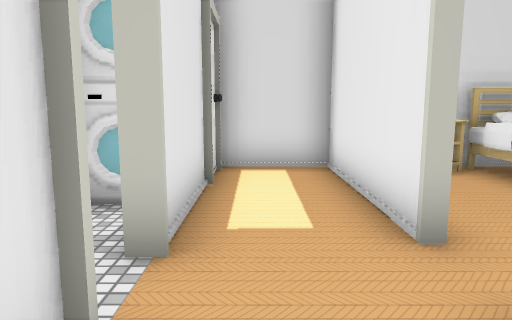
[1] (above)

14 first-person views from a walk through a Unity game level. The camera is 1.2 m above the floor, tilts 8° down and sees 70° across. The floor is counted in squares, 1 m on a side. Each view is taken from the middle of a square. On the plan, view 1 faces up. The plan holds only what a view shows up to about 15 squares ahead; the rest is blank. The place goes on beyond the plan. The player is left out. Door leaves are left out, so doorways stand open.

[2]
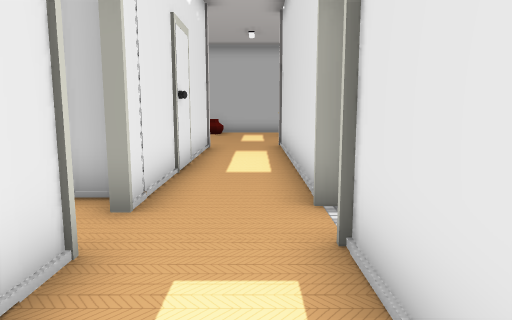

[3]
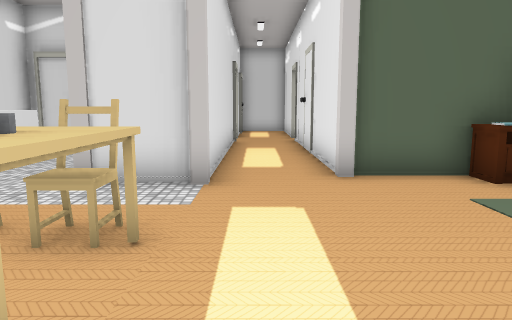

[4]
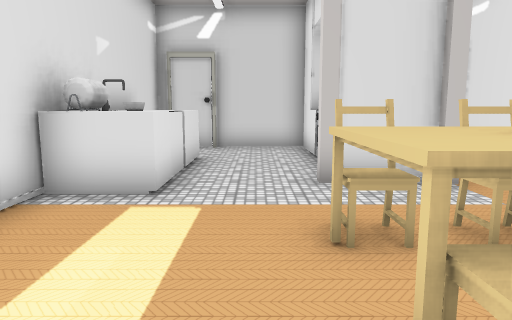

[5]
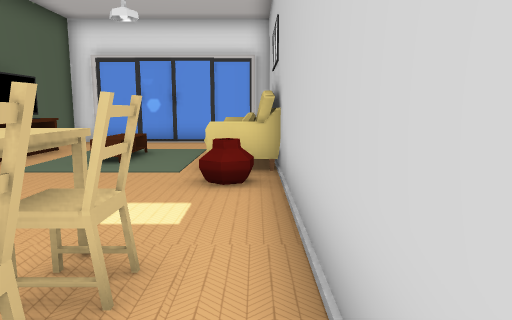

[6]
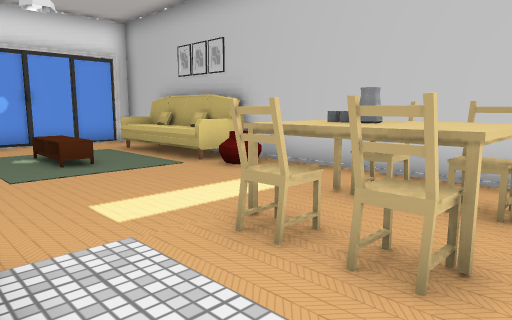

[7]
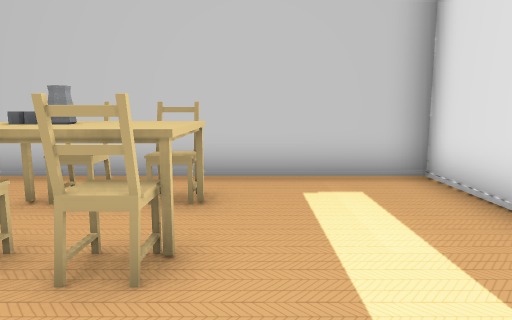

[8]
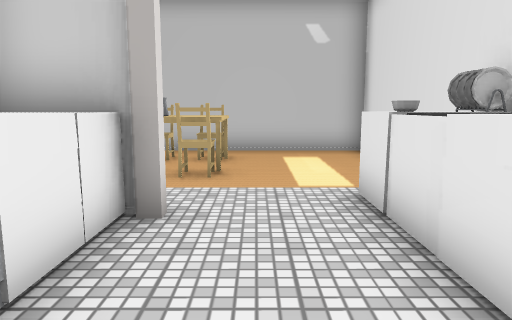

[9]
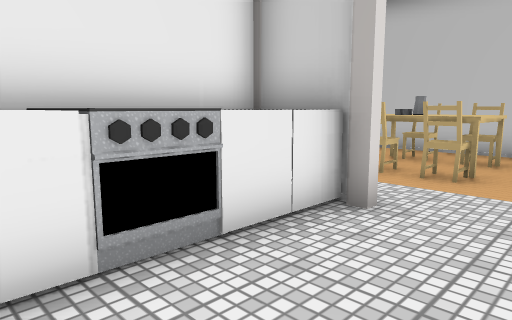

[10]
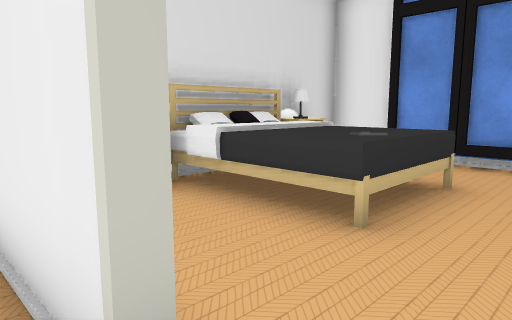

[11]
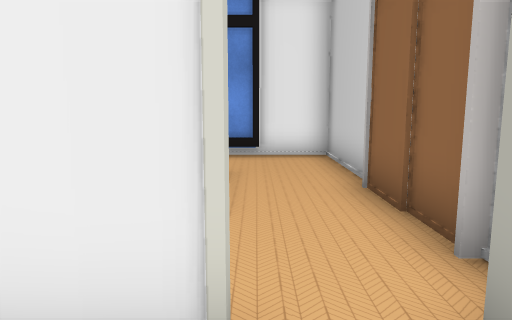

[12]
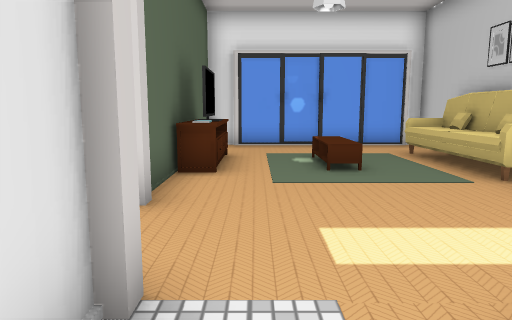

[13]
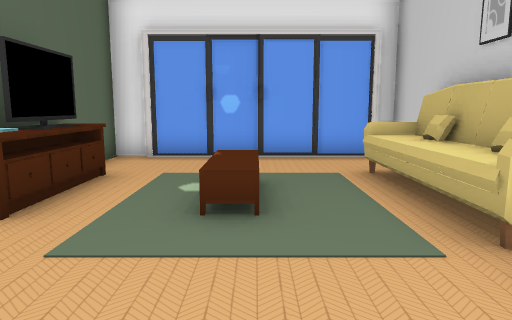

[14]
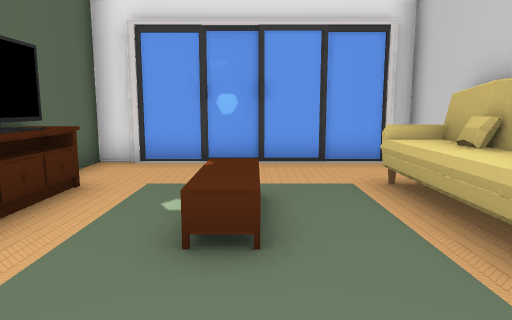

### Floor plan
Key: @ floor where view 1 was taken; # wall or solid block; x gap in a wall; . floor; D open door; ^ raised ledge; O other object.
Columns run from 7 left of view 1 to 9 right of it. Each row starts with its distance up from view 1.
  8       ###########
  7       #..###OO###
  6       #..# ^^^^ #
  5       #..#.^^^^ #
  4       #..#.^^^^.#
  3       #..x......#
  2       ...D## ...#
  1       #..## #####
  0 #####O#@.#
 -1 #....O#..#
 -2 #....O#..#
 -3 #O...O#..#
 -4 #O...O#..#
 -5 OO...O#..########
 -6 OO...O#....OOOO.#
 -7 OO..............#
 -8 #...OO.....   ..#
 -9 #...OOO....   ..#
-10 #...OOO....   ..#
-11 #...OOO...OOOOO.#
-12 #.........OOOOO.#
-13 ###########OOO###

Where each view was taken, in squares from view 1:
view 1: 0 up, 0 right, facing up
view 2: 6 up, 0 right, facing down
view 3: 12 down, 0 right, facing up
view 4: 12 down, 4 left, facing up
view 5: 12 down, 4 left, facing right
view 6: 6 down, 4 left, facing down-right
view 7: 6 down, 4 left, facing down
view 8: 2 down, 4 left, facing down
view 9: 2 down, 5 left, facing down-right
view 10: 2 up, 1 right, facing up-right
view 11: 3 up, 0 right, facing right
view 12: 7 down, 3 left, facing right
view 13: 9 down, 0 right, facing right
view 14: 9 down, 1 right, facing right
